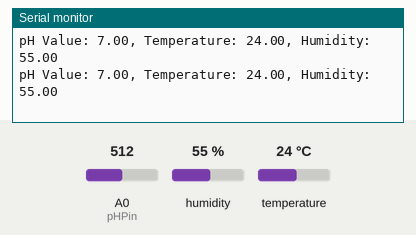
Bench run of a sketch on a simulated Arduino Uno, built with avr-gcc and run on an emulated ATmega328P. Shown: the last lines printed to the serial monitor. The inputs (shaded band) are chosen by the test bench; at power-on: humidity 55 %, A0 (pHPin) = 512, temperature 24 °C.

Above: at 2.8 s.
2.9 s: humidity set to 22 %
At 5.2 s:
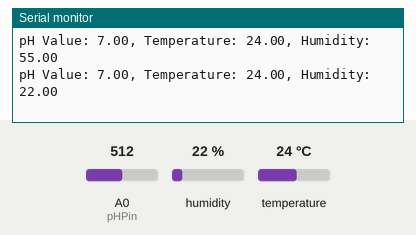
5.6 s: A0 (pHPin) set to 716
At 7.6 s:
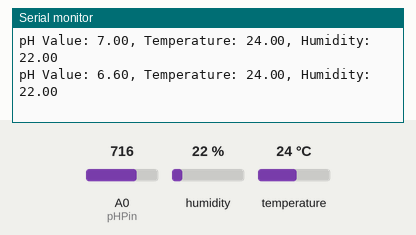
8.3 s: temperature set to 12 °C
At 10.8 s:
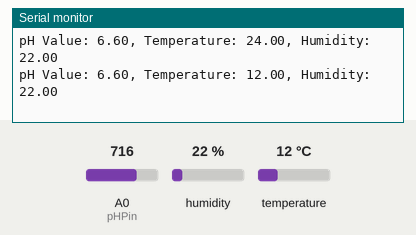
11.0 s: A0 (pHPin) set to 900
At 12.5 s:
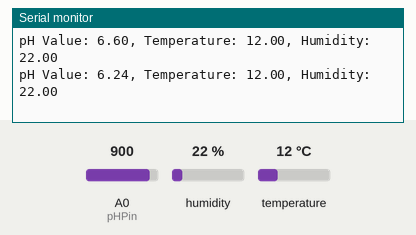
13.7 s: humidity set to 40 %
At 15.0 s:
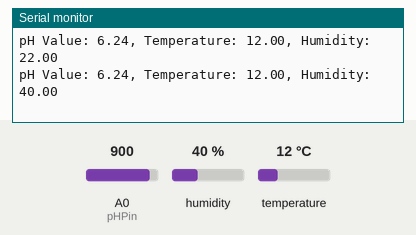
Timing chart, 0 to 16.7 s (numbered marks = the images above; inputs shaded):
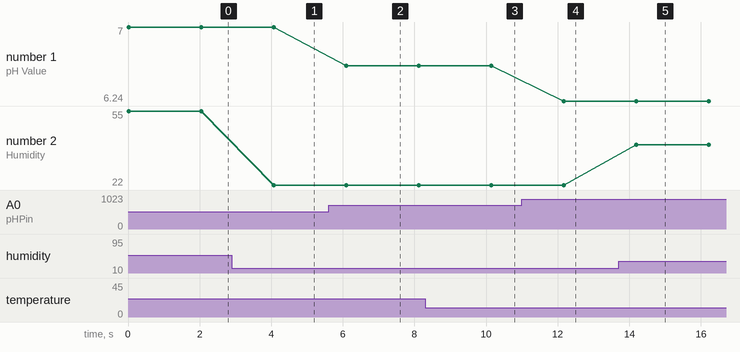

Measured:
- after the input at 2.9 s, the serial monitor: prints a new line after 1.2 s (image 1)
- after the input at 5.6 s, the serial monitor: prints a new line after 0.50 s (image 2)
- after the input at 8.3 s, the serial monitor: prints a new line after 1.8 s (image 3)
- after the input at 11.0 s, the serial monitor: prints a new line after 1.2 s (image 4)
- after the input at 13.7 s, the serial monitor: prints a new line after 0.50 s (image 5)
- plotted number 1: 7 → 6.6 after the input at 5.6 s, 6.6 → 6.24 after the input at 11.0 s
- plotted number 2: 55 → 22 after the input at 2.9 s, 22 → 40 after the input at 13.7 s

The sketch:

final_ph_dht11_python.ino
```cpp
#include <EEPROM.h>
#include <DHT.h>

// Define the analog pin for the pH sensor
const int pHPin = A0; // Analog input pin
float voltage, pHValue;
float calibration = 2.5; // Calibration value for the pH sensor

#define DHT_PIN 2      // The pin to which the DHT sensor is connected
#define DHT_TYPE DHT11 // DHT sensor type (DHT22 or DHT11)
DHT dht(DHT_PIN, DHT_TYPE);

void setup() {
  Serial.begin(9600); // Start serial communication
  pinMode(pHPin, INPUT);
  dht.begin();        // Initialize the DHT sensor
}

void loop() {
  // Read the analog value from the pH sensor
  int sensorValue = analogRead(pHPin);

  // Convert the analog value to voltage (assuming 5V Arduino)
  voltage = sensorValue * (5.0 / 1023.0);

  // Convert the voltage to a pH value
  pHValue = 7 + ((2.5 - voltage) / calibration);

  // Read temperature and humidity from the DHT sensor
  float temperature = dht.readTemperature();
  float humidity = dht.readHumidity();

  // Send data to Serial Monitor
  if (!isnan(temperature) && !isnan(humidity)) {
    Serial.print("pH Value: ");
    Serial.print(pHValue);
    Serial.print(", Temperature: ");
    Serial.print(temperature);
    Serial.print(", Humidity: ");
    Serial.println(humidity);
  } else {
    Serial.println("Failed to read from the DHT sensor!");
  }

  // Delay for stability
  delay(2000);
}
```
